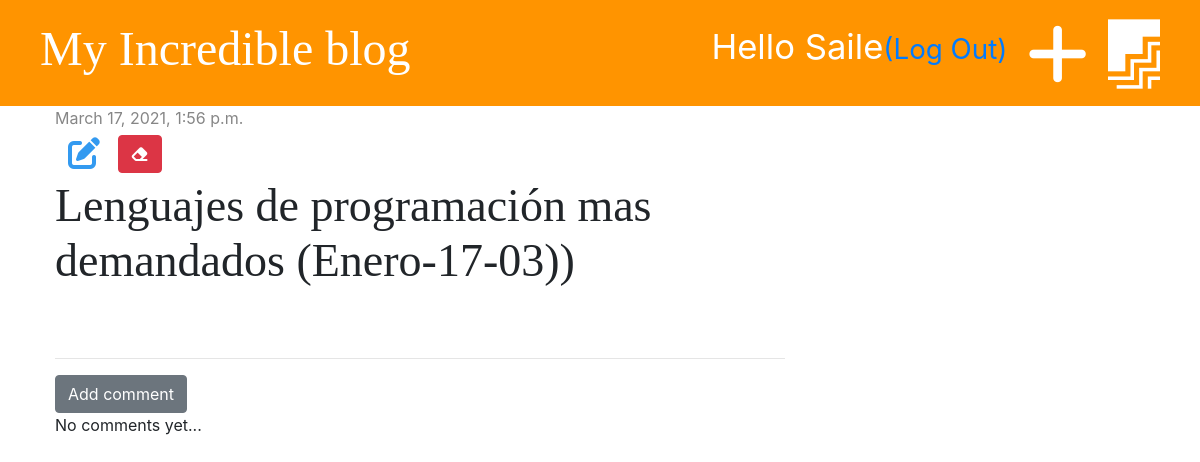
Page /post/2/ (signed in) on the committed database.
### blog/models.py (models this page shows, shortened)
class Post(models.Model):
    author = models.ForeignKey('auth.User', on_delete=models.CASCADE)
    title = models.CharField(max_length=200)
    text = models.TextField()
    created_at = models.DateTimeField(default=timezone.now)
    published_date = models.DateTimeField(blank=True, null=True)

### blog/views.py (the view)
# urls.py: path('post/<int:pk>/', views.post_detail, name='post_detail'),
def post_detail(request, pk):
    post = get_object_or_404(Post, pk=pk)
    stuff_for_frontend = {'post': post}
    return render(request, 'blog/post_detail.html', stuff_for_frontend)

### blog/templatetags/markdownify.py (called while the page is built)
@register.filter
def markdown(value):
    renderer = HighlightRenderer()
    markdown = mistune.Markdown(renderer=renderer)
    return markdown(value)

### blog/templates/blog/post_detail.html (shortened to what this page needs)
{% extends 'blog/base.html' %}
{% load markdownify %}
{% block content %}
<div class="post">
    {% if post.published_date %}
    <div class="date">
        {{post.published_date}}
    </div>
    {% else %}
    <a href="{% url 'post_publish' pk=post.pk %}" class="btn btn-primary">Publish</a>
    {% endif %}
    {% if user.is_authenticated %}
    <a href="{% url 'post_edit' pk=post.pk %}" class="btn"><i class="fas fa-edit fa-2x" style="color:#339af0"></i></a>
    {% endif %}
    <a href="{% url 'post_delete' pk=post.pk %}" class="btn btn-danger"
        onclick="return confirm('Are you sure you want to delete this post?')"><i class="fas fa-eraser"></i></a>
    <h1>{{post.title}}</h1>
</div>
<hr>
<a href="{% url 'add_comment_to_post' pk=post.pk %}" class="btn btn-secondary">Add comment</a>
{% for comment in post.comments.all %}
{% if user.is_authenticated or comment.approved %}
<div class="comment">
    <div class="date">
        {{comment.created_date}}
    </div>
    {% if not comment.approved and user.is_superuser %}
    <a href="{% url 'comment_approve' pk=comment.pk %}" class="btn"><i class="far fa-check-square"></i></a>
    <a href="{% url 'comment_remove' pk=comment.pk %}" class="btn"><i class="far fa-trash-alt"></i></a>
    {% endif %}
    <strong>{{comment.author}}</strong>
    <p>{{comment.text|markdown|safe}}</p>
</div>
{% endif %}
{% empty %}
<p>No comments yet...</p>
{% endfor %}
{% endblock %}

### blog/templates/blog/base.html (shortened to what this page needs)
{% load static %}
<!DOCTYPE html>
<html lang="en">
<head>
    <link href="https://stackpath.bootstrapcdn.com/bootstrap/4.5.2/css/bootstrap.min.css" rel="stylesheet">
    <link rel="stylesheet" href="{% static 'css/blog.css' %}">
    <link rel="stylesheet" href="{% static 'css/zenburn.css' %}">
</head>
<body>
    <div class="page-header">
        {% if user.is_authenticated %}
        <a href="{% url 'post_draft_list' %}" class="top-menu"><i class="fab fa-firstdraft fa-2x"></i></a>
        <a href="{% url 'post_new' %}" class="top-menu"><i class="fas fa-plus fa-2x " style="color:white"></i></a>
        <p class="top-menu">Hello {{user.username}}<small><a href="{% url 'logout' %}">(Log Out)</a></small></p>
        {% else %}
        <a href="{% url 'login' %}" class="top-menu"><i class="fas fa-sign-in-alt fa-2x " style="color:white"></i></a>
        {% endif %}
        <h1><a href="/">My Incredible blog</a></h1>
    </div>
    <div class="content container">
        <div class="row">
            <div class="col-md-8">
                {% block content %}
                {% endblock %}
            </div>
        </div>
    </div>
</body>
</html>

### blog/static/css/blog.css (style rules this page uses)
.page-header { background-color:#ff9400; margin-top:0; padding:20px 20px 20px 40px; }
.page-header h1, .page-header h1 a { color:white; font-size: 36pt; text-decoration: none; }
.content { margin-left: 40px; }
h1,h2,h3,h4 { font-family: 'Droid Sans',serif; font-size: 46px; }
.date { color:#868686; }
.post { margin-bottom:70px; }
.top-menu, .top-menu:hover { color:#ffffff; float:right; font-size:26pt; margin-right:20px; }

### rows in the picture
Post: published_date "March 17, 2021, 1:56 p.m.", title "Lenguajes de programación mas demandados (Enero-17-03))"

### other values in the picture
{{ user.username }} "Saile"
